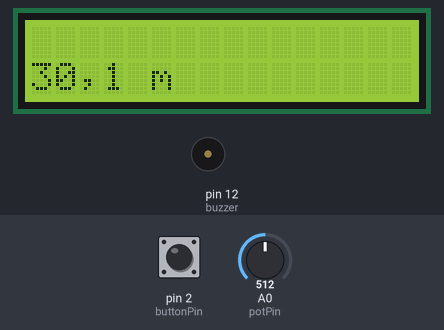
A sketch run on a simulated Arduino Uno, built with avr-gcc and run on an emulated ATmega328P. Shown: 16×2 character LCD, buzzer (waves = sounding, pin HIGH). The test bench sets the inputs (shaded band); at power-on: A0 (potPin) = 512, pin 2 (buttonPin) HIGH. What the sketch prints to the serial monitor is not drawn.

Above: at 1.2 s.
1.3 s: A0 (potPin) set to 20
At 2.1 s:
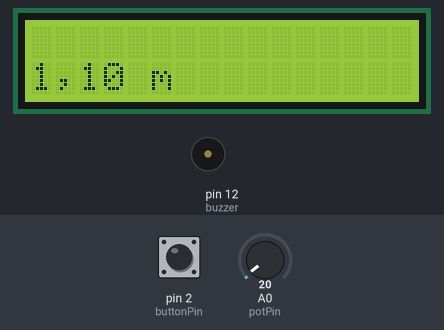
3.1 s: A0 (potPin) set to 16
At 4.2 s:
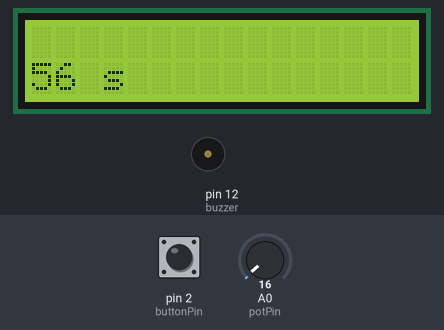
4.6 s: pin 2 (buttonPin) pulled LOW for 0.6 s
At 5.9 s:
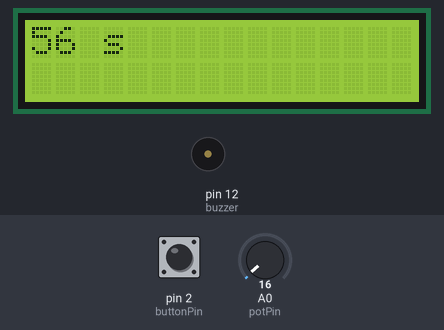
Timing chart, 0 to 7.6 s (numbered marks = the images above; inputs shaded):
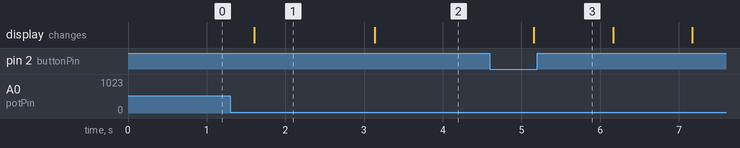

Measured:
- the behaviour switches between 18 and 17 on A0 (potPin) (found by bisection; images 1 and 2)
- after the input at 1.3 s, the display: changes after 0.31 s (image 1)
- after the input at 3.1 s, the display: changes at once (image 2)
- after the input at 4.6 s, the display: changes after 0.56 s (image 3)

The sketch:

timer_kode.ino
```cpp
#include <LiquidCrystal_I2C.h>
#include <Wire.h>

LiquidCrystal_I2C lcd(0x27, 16, 2);

const int potPin = A0; // Potentiometer på A0
const int buttonPin = 2; // Startknap på digital pin 2
const int buzzer = 12; // Buzzer på pin 12

int tid = 0;
bool started = false; // Bool til at tjekke om timeren er startet

void setup() {
  pinMode(buttonPin, INPUT_PULLUP); // Knappen er HIGH når ikke trykket
  pinMode(buzzer, OUTPUT); // Buzzer som output
  lcd.init();
  lcd.backlight();
  lcd.clear();
  Serial.begin(9600);
  Serial.println("--------- Klar ---------");
}

void loop() {
  if (!started) {
    // Læs potentiometeret og omregn til sekunder (0-300 sek)
    int potValue = analogRead(potPin);
    tid = map(potValue, 0, 1023, 0, 3600); // 0-5 minutter (0-300 sek)

    // Vis valgt tid
    lcd.clear();
    lcd.setCursor(0, 1);
    if (tid >= 60) {
      lcd.print(tid / 60);
      lcd.print(",");
      lcd.print(tid % 60);
      lcd.print(" m");
    } else {
      lcd.print(tid);
      lcd.print(" s");
    }

    Serial.print("Valgt tid: ");
    Serial.println(tid);

    delay(500); // Opdateringshastighed

    // Hvis knappen trykkes, start nedtælling
    if (digitalRead(buttonPin) == LOW) {
      started = true;
      delay(500); // Debounce knap
    }
  }
  else {
    // Nedtælling starter
    while (tid >= 0) {
      lcd.clear();

      if (tid >= 60) {
        lcd.print(tid / 60);
        lcd.print(",");
        lcd.print(tid % 60);
        lcd.print(" m");
      } else {
        lcd.print(tid);
        lcd.print(" s");
      }

      Serial.print("Tid: ");
      Serial.println(tid);

      delay(1000);
      tid--;

      if (tid < 0) {
        lcd.clear();
        lcd.print("Done");
        Serial.println("Done");

        // Buzzer alarm (3 bip)
        for (int i = 0; i < 3; i++) {
          digitalWrite(buzzer, HIGH);
          delay(300);
          digitalWrite(buzzer, LOW);
          delay(200);
        }

        // Vent 2,5 sekunder
        delay(2500);

        // Nulstil til startskærm
        started = false;
      }
    }
  }
}
```
